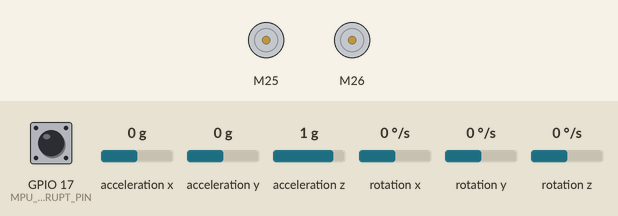
Recording of a sketch running on a simulated ESP32. On the bench: 2 × DC motor (green arrow = forward, orange = backward, longer = faster). The inputs (shaded band) are chosen by the test bench; at power-on: acceleration x 0 g, acceleration y 0 g, GPIO 17 (MPU_INTERRUPT_PIN) LOW, acceleration z 1 g, rotation x 0 °/s, rotation y 0 °/s, rotation z 0 °/s. WiFi joins after 1.5 s; servers stay silent unless stated; the sensor or clock chip raises its interrupt line as the real part does; what the sketch prints to the serial monitor is not drawn.

Above: at 3.2 s.
3.3 s: acceleration x set to -0.8 g
At 4.5 s:
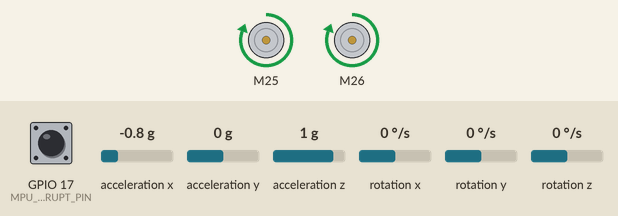
4.8 s: acceleration y set to -1.4 g
At 5.2 s:
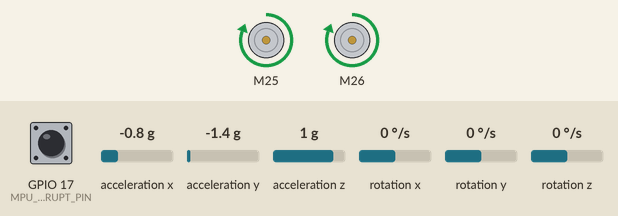
6.3 s: acceleration x set to -0.1 g
At 7.5 s:
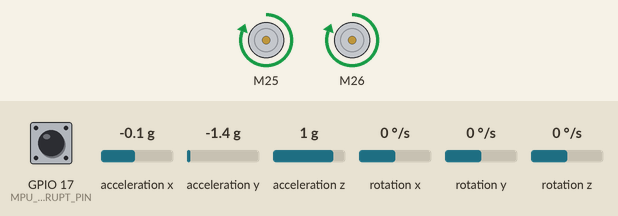
9.3 s: acceleration x set to 0.2 g
At 10.3 s:
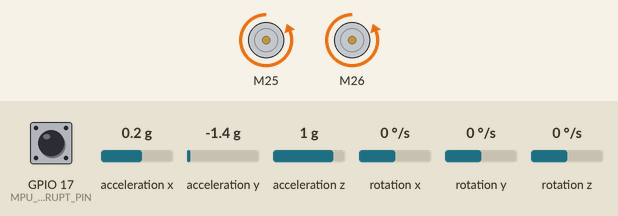
12.3 s: acceleration x set to -1.4 g
At 13.7 s:
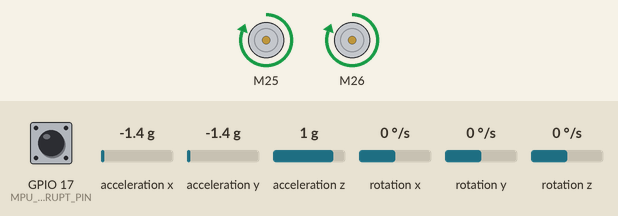
Timing chart, 0 to 14.8 s (numbered marks = the images above; inputs shaded):
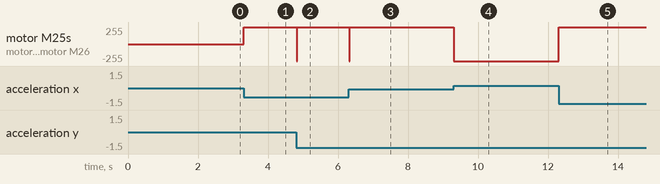

The sketch:

SelfBalancing.ino
```cpp
/********** PID **********/
#include <PID_v1.h>

double kP = 145;
double kI = 317.5;
double kD = 8;

double setpoint, input, output;   // PID variables
PID pid(&input, &output, &setpoint, kP, kI, kD, DIRECT); // PID setup


/********** Line Follower **********/

char lineFollowerMode =0;

/********** Communication **********/

#include <Arduino.h>
#include <WiFi.h>
#include <WebServer.h>
#include <ArduinoJson.h>


const char *SSID = "Bono";
const char *PWD = "12345678";

// Web server running on port 80
WebServer server(80);

// JSON data buffer
StaticJsonDocument<250> jsonDocument;
char buffer[250];

// variables
int base_angle = 0;
int link_angle = 0;
int grabber_angle = 0;
float distance_M =0;
float distance_L =0;
float distance_R =0;
float x_pos =0;
float y_pos =0;

/********** Remote control **********/

float angleV = 0, turnV = 0; // values from remote

/********** Line Follower **********/

// const char IR1_Pin = 36;
// const char IR2_Pin = 39;


/********** L298N **********/
#include <L298N.h>

// Pin definition
const unsigned int EN_B = 32;
const unsigned int IN1_B = 25;
const unsigned int IN2_B = 33;

const unsigned int IN1_A = 26;
const unsigned int IN2_A = 27;
const unsigned int EN_A = 14;

// Create motor instances
L298N rightMotor(EN_A, IN1_A, IN2_A);
L298N leftMotor(EN_B, IN1_B, IN2_B);

// motor speeds
int speedLeft = 0;
int speedRight = 0;

/********** MPU **********/
#include "I2Cdev.h"
#include "MPU6050_6Axis_MotionApps20.h"
#include "Wire.h"

// class default I2C address is 0x68
// specific I2C addresses may be passed as a parameter here
// AD0 low = 0x68 (default for SparkFun breakout and InvenSense evaluation board)
// AD0 high = 0x69
MPU6050 mpu;
//MPU6050 mpu(0x69); // <-- use for AD0 high


// INTERRUP PIN
const unsigned int MPU_INTERRUPT_PIN = 17;

// MPU control/status vars
bool dmpReady = false;  // set true if DMP init was successful
uint8_t mpuIntStatus;   // holds actual interrupt status byte from MPU
uint8_t devStatus;      // return status after each device operation (0 = success, !0 = error)
uint16_t packetSize;    // expected DMP packet size (default is 42 bytes)
uint16_t fifoCount;     // count of all bytes currently in FIFO
uint8_t fifoBuffer[100]; // FIFO storage buffer

// orientation/motion vars
Quaternion q;           // [w, x, y, z]         quaternion container
VectorInt16 aa;         // [x, y, z]            accel sensor measurements
VectorInt16 aaReal;     // [x, y, z]            gravity-free accel sensor measurements
VectorInt16 aaWorld;    // [x, y, z]            world-frame accel sensor measurements
VectorFloat gravity;    // [x, y, z]            gravity vector
float euler[3];         // [psi, theta, phi]    Euler angle container
float ypr[3];           // [yaw, pitch, roll]   yaw/pitch/roll container and gravity vector

float pitch;
long velocity;


int IMUdataReady = 0;
volatile bool mpuInterrupt = false;

/********** SETUP **********/
void setup() {
    // join I2C bus (I2Cdev library doesn't do this automatically)
    #if I2CDEV_IMPLEMENTATION == I2CDEV_ARDUINO_WIRE
        Wire.begin();
        Wire.setClock(400000); // 400kHz I2C clock. Comment this line if having compilation difficulties
    #elif I2CDEV_IMPLEMENTATION == I2CDEV_BUILTIN_FASTWIRE
        Fastwire::setup(400, true);
    #endif

    Serial.begin(115200);

    // initialize device
    mpu.initialize();
    devStatus = mpu.dmpInitialize();

    // supply your own gyro offsets here, scaled for min sensitivity
    mpu.setXGyroOffset(172);
    mpu.setYGyroOffset(28);
    mpu.setZGyroOffset(-23);
    mpu.setZAccelOffset(1342); // 1688 factory default for my test chip

    // make sure it worked (returns 0 if so)
    if (devStatus == 0) {
        // turn on the DMP, now that it's ready
        mpu.setDMPEnabled(true);

        // enable Arduino interrupt detection
        attachInterrupt(MPU_INTERRUPT_PIN, dmpDataReady, RISING);
        mpuIntStatus = mpu.getIntStatus();

        // get expected DMP packet size for later comparison
        packetSize = mpu.dmpGetFIFOPacketSize();
    } else {
        // ERROR!
        // 1 = initial memory load failed
        // 2 = DMP configuration updates failed
        // (if it's going to break, usually the code will be 1)
        Serial.print(F("DMP Initialization failed (code "));
        Serial.print(devStatus);
        Serial.println(F(")"));
    }

    // PID Setup
    pid.SetMode(AUTOMATIC);
    pid.SetOutputLimits(-255,255);
    pid.SetSampleTime(10);

    // Communication Setup
   connectToWiFi();
   setup_routing();

}

void loop() {

// Communication loop
 server.handleClient();


  if (IMUdataReady == 1) {
    readAngles();
  }

  pitch = -(ypr[1] * 180/M_PI); // adjust to degrees

  if (abs(turnV) < 15) { // turnV threshold
    turnV = 0;
  }

  if (abs(angleV) < .17) { // angleV threshold
    angleV = 0;
  }

  // PID vars
  setpoint =  angleV  + (y_pos/2) ;
  input = pitch;

  pid.Compute();

  // set motor speed with adjusted turn values
  speedLeft = output -  turnV;
  speedRight = output + turnV;

  if (pitch > 50 || pitch < -50) { // angle threshold
    leftMotor.setSpeed(0);
    rightMotor.setSpeed(0);
  } else {
    leftMotor.setSpeed(abs(speedLeft));
    rightMotor.setSpeed(abs(speedRight));
  }

  // move motors
  if (speedLeft < 0) {
    leftMotor.forward();
  } else {
    leftMotor.backward();
  }

  if (speedRight < 0) {
    rightMotor.forward();
  } else {
    rightMotor.backward();
  }

  // print some control info
  // Serial.print("pitch: ");
  // Serial.print(pitch);
  // Serial.print(" , angleV: ");
  // Serial.print(angleV);
  // Serial.print(" , turnV: ");
  // Serial.println(turnV);
 // Serial.print(" , x_pos: ");
  //Serial.println(x_pos);
  //Serial.print(" , y_pos: ");
  //Serial.println(y_pos);
  Serial.print("Setpoint:");
  Serial.print(setpoint);
  Serial.print(',');
  Serial.print("Measured Speed:");
  Serial.print(pitch);
  Serial.print(',');
  Serial.println();
  x_pos = 0;
  y_pos = 0;


}
```

Communication.ino
```cpp
void connectToWiFi() {
  Serial.print("Connecting to ");
  Serial.println(SSID);

  WiFi.begin(SSID, PWD);

  while (WiFi.status() != WL_CONNECTED) {
    Serial.print(".");
    delay(500);
    // we can even make the ESP32 to sleep
  }

  Serial.print("Connected. IP: ");
  Serial.println(WiFi.localIP());
}


void add_json_object(char *tag, float value) {
  JsonObject obj = jsonDocument.createNestedObject();
  obj["tag"] = tag;
  obj["value"] = value;

}

void handlePost() {
  if (server.hasArg("plain") == false) {
    //handle error here
  }

  String body = server.arg("plain");
  Serial.println(body);
  deserializeJson(jsonDocument, body);

  // Get position and arm positions
  base_angle = jsonDocument["base_angle"];
  link_angle = jsonDocument["link_angle"];
  grabber_angle = jsonDocument["grabber_angle"];
  x_pos = jsonDocument["x_pos"];
  y_pos = jsonDocument["y_pos"];

// pass parameters to control
// Respond to the client
  jsonDocument.clear();
  add_json_object("base_angle", base_angle);
  add_json_object("link_angle", link_angle);
  add_json_object("grabber_angle", grabber_angle);
  add_json_object("distance_M", distance_M);
  add_json_object("distance_L", distance_L);
  add_json_object("distance_R", distance_R);

  serializeJson(jsonDocument, buffer);
  server.send(200, "application/json", buffer);
}


// setup API resources
void setup_routing() {

  server.on("/control", HTTP_POST, handlePost);

  // start server
  server.begin();
}

 
```

ReadAngles.ino
```cpp
// IMU interrupt service routine

void dmpDataReady() {
     IMUdataReady = 1;
}


// function that actually read the angle when the flag is set by the ISR

void readAngles()  {

    mpuIntStatus = mpu.getIntStatus();
    fifoCount = mpu.getFIFOCount();

    if ((mpuIntStatus & 0x10) || fifoCount == 1024) {
        // reset so we can continue cleanly
        mpu.resetFIFO();
        Serial.println(F("FIFO overflow!"));
     }

     else if (mpuIntStatus & 0x02) {
        // wait for correct available data length, should be a VERY short wait
        while (fifoCount < packetSize) fifoCount = mpu.getFIFOCount();

        // read a packet from FIFO
        mpu.getFIFOBytes(fifoBuffer, packetSize);

        // track FIFO count here in case there is > 1 packet available
        // (this lets us immediately read more without waiting for an interrupt)
        fifoCount -= packetSize;

        mpu.dmpGetQuaternion(&q, fifoBuffer);
        mpu.dmpGetGravity(&gravity, &q);
        mpu.dmpGetYawPitchRoll(ypr, &q, &gravity);

        IMUdataReady = 0;
        //count = count + 1;
    }
}
```

Measured:
- the behaviour switches between 0 and 0.1 g on acceleration x (found by bisection; images 3 and 4)
- after the input at 3.3 s, motor M25, motor M26: stopped → forward 255/255 at once
- after the input at 4.8 s, motor M25, motor M26: forward 255/255 → backward 255/255 at once, → forward 255/255 0.01 s later
- after the input at 6.3 s, motor M25, motor M26: forward 255/255 → backward 255/255 at once, → forward 255/255 0.01 s later
- after the input at 9.3 s, motor M25, motor M26: forward 255/255 → backward 255/255 at once
- after the input at 12.3 s, motor M25, motor M26: backward 255/255 → forward 255/255 at once
